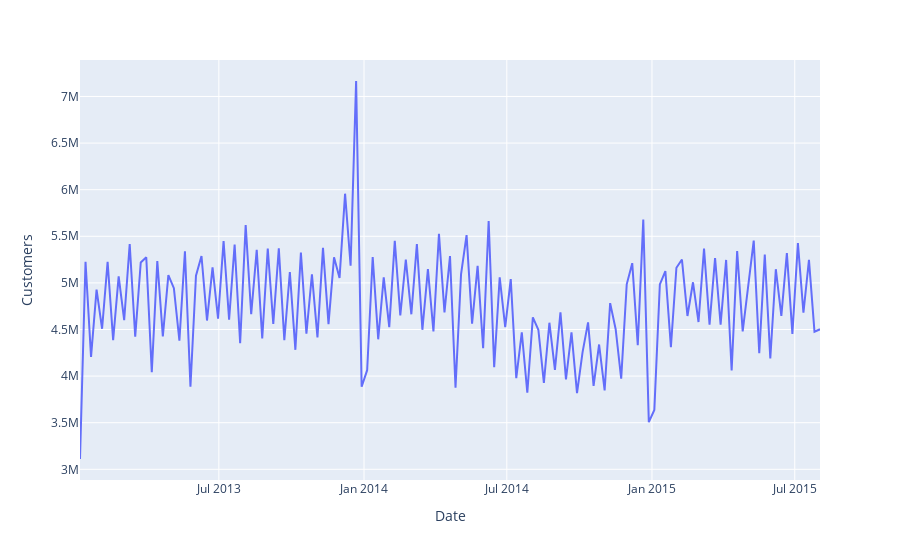

This figure's notebook cell:
### Code cell
joined_W = joined.set_index('Date').resample('W')['Customers'].sum().reset_index()
pe.line(data_frame=joined_W, x='Date',y='Customers')

### Figure 1 — Plotly figure (JSON) as saved in the notebook; plotly's stock layout.template omitted (floating-point values rounded to 4 significant figures; data arrays with more than 128 entries replaced by an {"elided": "..."} marker saying what was removed)
{"data": [{"hovertemplate": "Date=%{x}<br>Customers=%{y}<extra></extra>", "legendgroup": "", "line": {"color": "#636efa", "dash": "solid"}, "mode": "lines", "name": "", "orientation": "v", "showlegend": false, "type": "scatter", "x": {"elided": "135 str values"}, "xaxis": "x", "y": {"elided": "135 int values"}, "yaxis": "y"}], "layout": {"autosize": true, "legend": {"tracegroupgap": 0}, "margin": {"t": 60}, "xaxis": {"anchor": "y", "autorange": true, "domain": [0, 1], "range": ["2013-01-06", "2015-08-02"], "title": {"text": "Date"}, "type": "date"}, "yaxis": {"anchor": "x", "autorange": true, "domain": [0, 1], "range": [2885000.0, 7391000.0], "title": {"text": "Customers"}, "type": "linear"}}}
